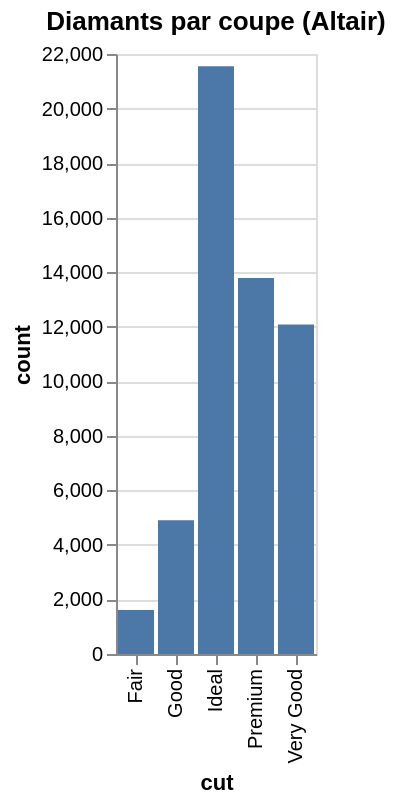

The code cell stored with this chart in its notebook:
### Markdown cell above
## 2d. Altair — Diagramme à barres (nombre de diamants par coupe)

### Code cell
cut_counts = df['cut'].value_counts().reset_index()
cut_counts.columns = ['cut', 'count']

alt.Chart(cut_counts).mark_bar().encode(
    x='cut:N',
    y='count:Q'
).properties(title="Diamants par coupe (Altair)")

### Figure 1 — Vega-Lite specification as saved in the notebook (floating-point values rounded to 4 significant figures)
{"config": {"view": {"continuousWidth": 300, "continuousHeight": 300}}, "data": {"name": "data-805ff72a8781605bae6e51f2726fd175"}, "mark": {"type": "bar"}, "encoding": {"x": {"field": "cut", "type": "nominal"}, "y": {"field": "count", "type": "quantitative"}}, "title": "Diamants par coupe (Altair)", "$schema": "https://vega.github.io/schema/vega-lite/v6.1.0.json", "datasets": {"data-805ff72a8781605bae6e51f2726fd175": [{"cut": "Ideal", "count": 21551}, {"cut": "Premium", "count": 13791}, {"cut": "Very Good", "count": 12082}, {"cut": "Good", "count": 4906}, {"cut": "Fair", "count": 1610}]}}
